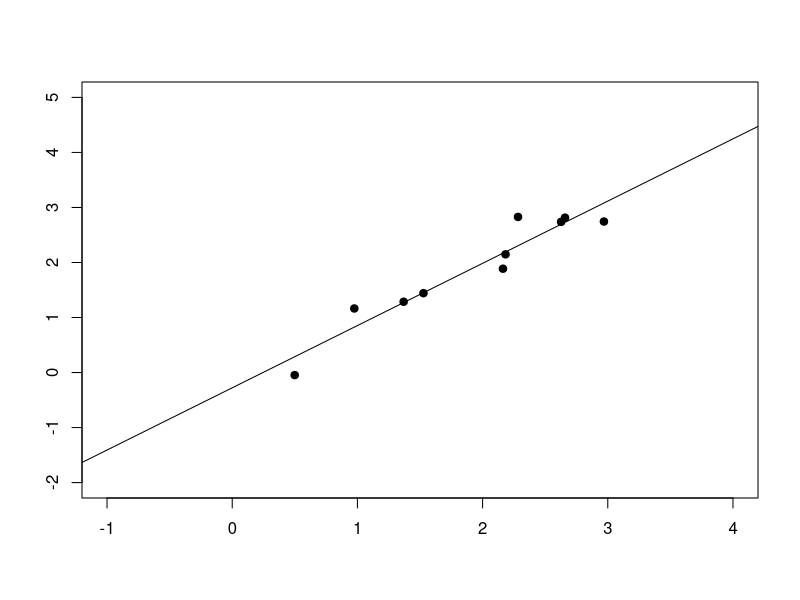
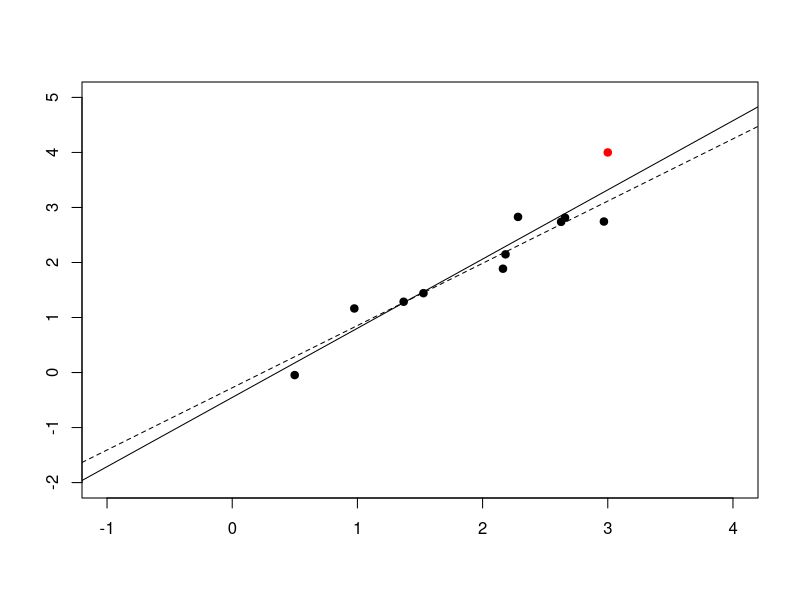
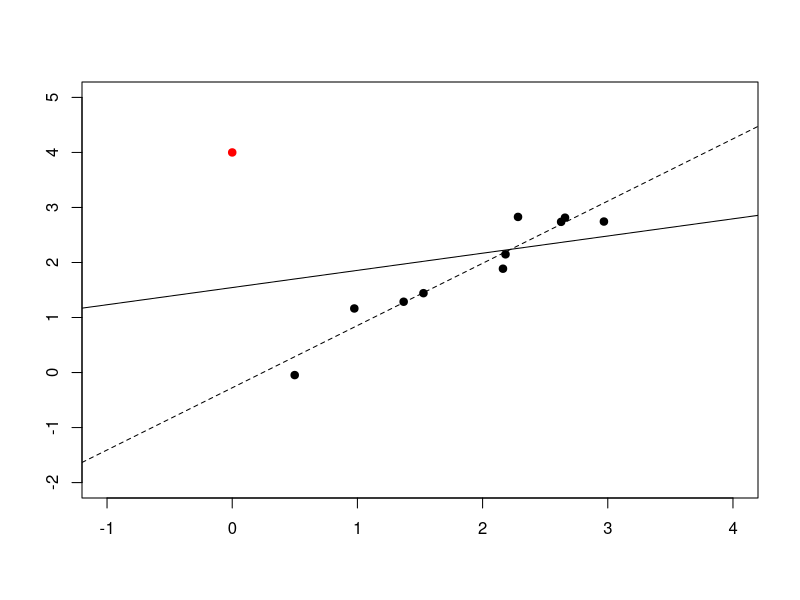
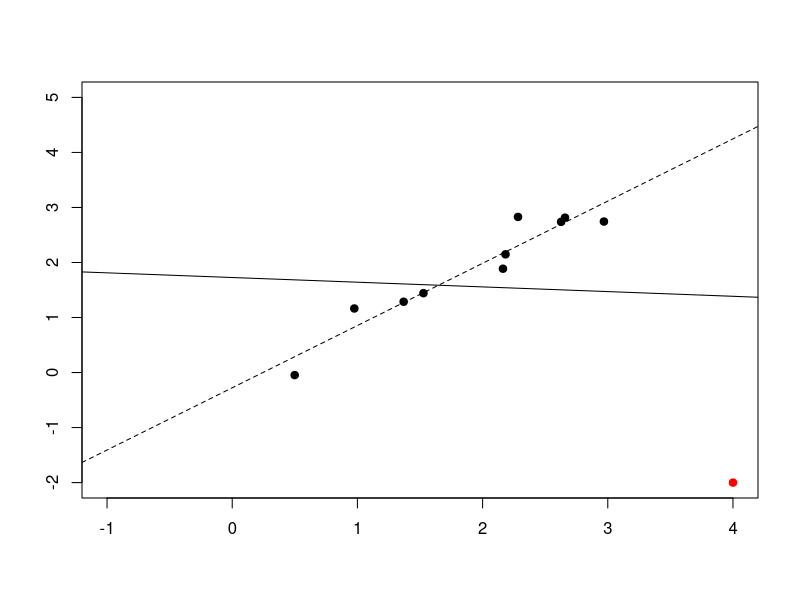
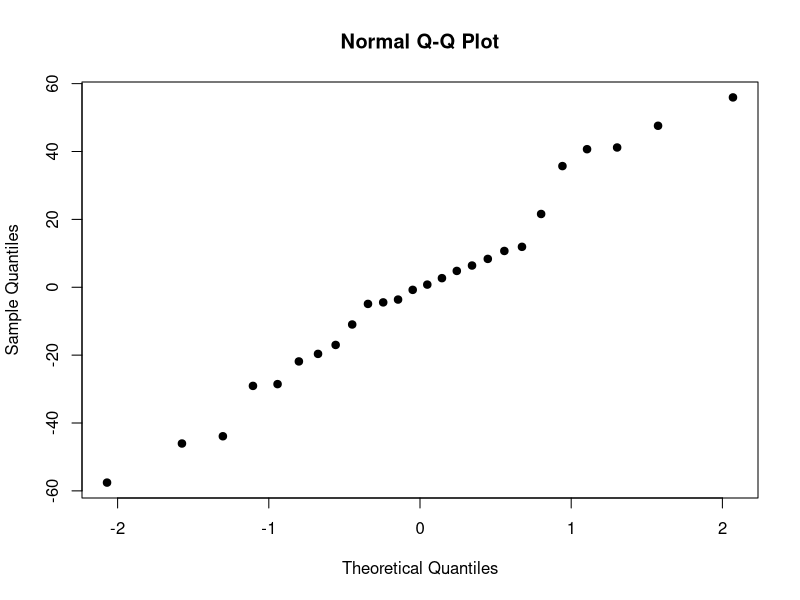
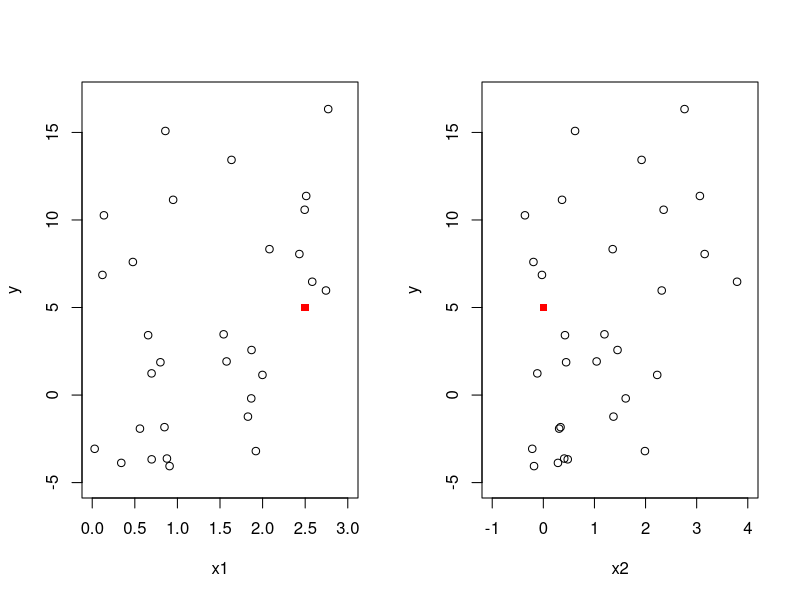
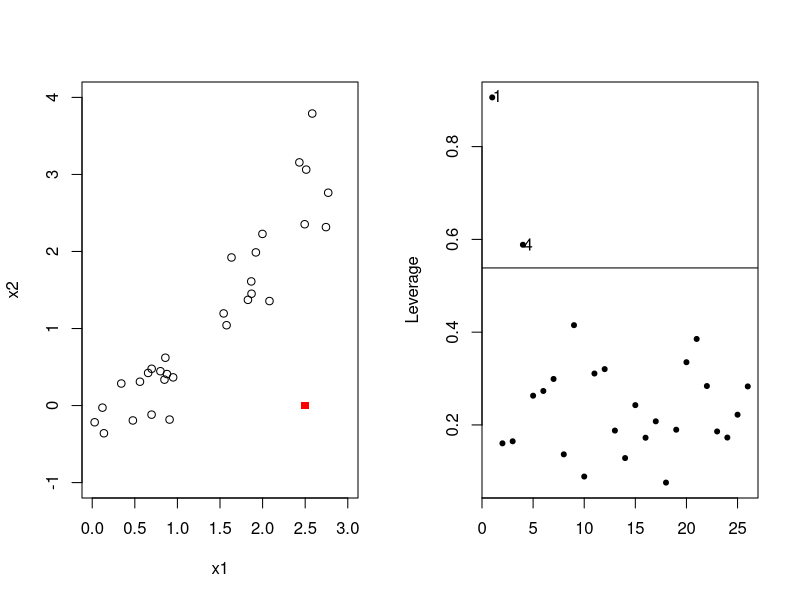
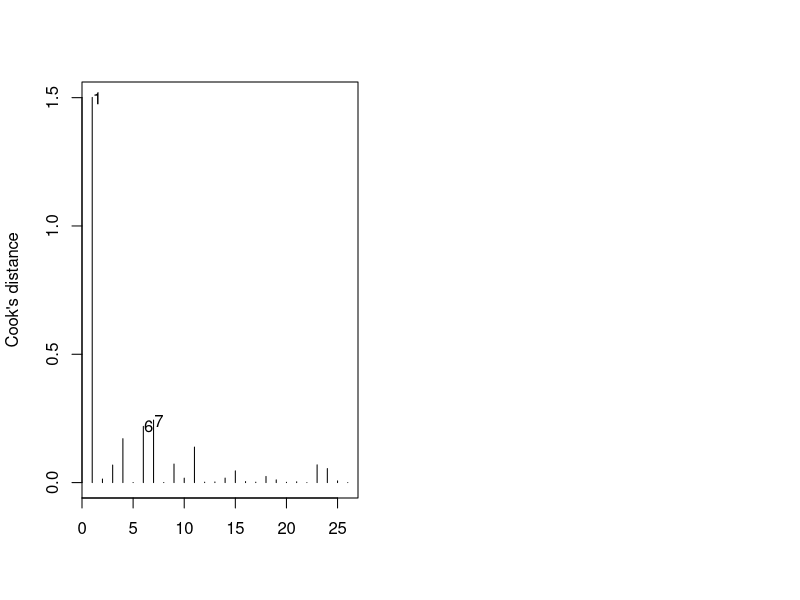

Source code (R) for these figures, in order:
## ---- chunk 1
CWD <- read.table("./datasets/01-linear-regression/christ.csv", header = T, sep = ",", dec = ".")
attach(CWD)

model <- lm(CWD.BASA ~ RIP.DENS)
model3 <- lm(I(log(CWD.BASA)) ~ RIP.DENS + I(RIP.DENS^2))
summary(model)
confint(model)

needles <- read.table("./datasets/01-linear-regression/needles.txt", header = T, sep = "\t", dec = ".")
attach(needles)
model_l5 <- lm(length ~ nitrogen * phosphor + potassium 
               + phosphor * residu)

library(car)

body.fat <- read.table("./datasets/01-linear-regression/bodyfatNKNW.txt", header = T, dec = ".")
attach(body.fat)

birnh <- read.table("./datasets/01-linear-regression/birnh.txt", header = T, sep = "\t", dec = ".")
attach(birnh)
## ---- chunk 2
#| out-width: 4in
#| out-height: 3.5in
#| fig-width: 6
#| fig-height: 4.5
#| fig-align: center

set.seed(12345)  
n <- 10
X <- sort(3*runif(n))
Y <- X + 0.3*rnorm(n)

plot_data_outliers <- function(outlier = NULL) {
  X_outliers <- c(X, outlier[1])
  Y_outliers <- c(Y, outlier[2])
  
  m_regular <- lm(Y ~ X)
  m_outliers <- lm(Y_outliers ~ X_outliers)
  
  plot(X, Y, xlim = c(-1, 4), ylim = c(-2, 5), pch = 19,
       xlab = "", ylab = "")
  if (!is.null(outlier)) {
    # Draw the outlier
    points(outlier[1], outlier[2], pch = 19, col = "red")
    # Draw the regression line without the outlier
    abline(m_regular, lty = "dashed")
  }
  abline(m_outliers)
}

plot_data_outliers()
## ---- chunk 3
#| out-width: 4in
#| out-height: 3.5in
#| fig-width: 6
#| fig-height: 4.5
#| fig-align: center

plot_data_outliers(c(3, 4))
## ---- chunk 4
#| out-width: 4in
#| out-height: 3.5in
#| fig-width: 6
#| fig-height: 4.5
#| fig-align: center

plot_data_outliers(c(0, 4))
## ---- chunk 5
#| out-width: 4in
#| out-height: 3.5in
#| fig-width: 6
#| fig-height: 4.5
#| fig-align: center

plot_data_outliers(c(4, -2))
## ---- chunk 6
#| out-width: 4in
#| out-height: 3.5in
#| fig-width: 6
#| fig-height: 4.5
#| fig-align: center

qqnorm(model_l5$resid, pch = 19)
## ---- chunk 7
#| out-width: 4in
#| out-height: 3.5in
#| fig-width: 6
#| fig-height: 4.5
#| fig-align: center

set.seed(1234)
n <- 30
x1 <- 3*runif(n)
x2 <- x1 + 0.5*rnorm(n)
y <- 2*x1 + x2 + 5*rnorm(n)

x1_outlier <- 2.5
x2_outlier <- 0
y_outlier <- 5

range <- function(...) {
  c(floor(min(...)), ceiling(max(...)))
}

x1_lim <- range(x1, x1_outlier)
x2_lim <- range(x2, x2_outlier)
y_lim <- range(y, y_outlier)

par(cex = 1.5, mfrow=c(1, 2))
plot(x1, y, xlim = x1_lim, ylim = y_lim)
points(x1_outlier, y_outlier, pch = 15, col = "red")
plot(x2, y, xlim = x2_lim, ylim = y_lim)
points(x2_outlier, y_outlier, pch = 15, col = "red")
## ---- chunk 8
#| out-width: 4in
#| out-height: 3.5in
#| fig-width: 6
#| fig-height: 4.5
#| fig-align: center

plot(x1, x2, xlim = x1_lim, ylim = x2_lim)
points(x1_outlier, x2_outlier, pch = 15, col = "red")
## ---- chunk 9
#| out-width: 4in
#| out-height: 3.5in
#| fig-width: 6
#| fig-height: 4.5
#| fig-align: center

p=7
n=26
lev5 <- hatvalues(model_l5)
cutoff <- 2*p/n
plot(lev5, pch = 20, xlab = "", ylab = "Leverage")
abline(h=cutoff)
text(1.5, 0.91, 1)
text(4.5, 0.59, 4)
## ---- chunk 10
#| out-width: 4in
#| out-height: 3.5in
#| fig-width: 6
#| fig-height: 4.5
#| fig-align: center

cd5 <- cooks.distance(model_l5)
plot(cd5, type = "h", ylab = "Cook's distance", xlab = "")
text(1.5, 1.5, 1)
text(6.5, 0.22, 6)
text(7.5, 0.24, 7)
## ---- chunk 11
par(mfrow=c(2,2))
plot(model_l5)
## ---- chunk 12
#| out-width: 4in
#| out-height: 3.5in
#| fig-width: 6
#| fig-height: 4.5
#| fig-align: center
dfb5 <- dfbetas(model_l5)[1,]
plot(dfb5, pch = 20, ylab = "DFBETA for observation 1", xlab = "Parameter number")
## ---- chunk 13
#| out-width: 4in
#| out-height: 3.5in
#| fig-width: 6
#| fig-height: 4.5
#| fig-align: center
inter5 <- phosphor * residu
par(mfrow=c(1,2))
hist(inter5, xlab = "phosphor * residual ash", main = "Histogram of phosphor * residu")
qqnorm(inter5)
## ---- chunk 14
nitrogen2 <- nitrogen[-1]
phosphor2 <- phosphor[-1]
potassium2 <- potassium[-1]
residu2 <- residu[-1]
length2 <- length[-1]
model_l6 <- lm(length2 ~ nitrogen2 *  phosphor2 + potassium2 
               + phosphor2 * residu2)
## ---- chunk 15
summary(model_l6)$coefficients
## ---- chunk 16
model_l7 <- lm(length ~ nitrogen *  phosphor + potassium 
               + residu)
## ---- chunk 17
summary(model_l7)$coefficients
## ---- chunk 18
model_l8 <- lm(length ~ nitrogen *  phosphor + potassium)
## ---- chunk 19
summary(model_l8)$coefficients
## ---- chunk 20
#| out-width: 4in
#| out-height: 3.5in
#| fig-width: 6
#| fig-height: 4.5
#| fig-align: center
p2=5
lev8 <- hatvalues(model_l8)
cutoff2 <- 2*p2/n
par(mfrow=c(1,2))
plot(lev5, pch = 20, xlab = "", ylab = "Leverage")
abline(h=cutoff)
text(3, 0.91, 1)
text(6, 0.59, 4)
plot(lev8, pch = 20, xlab = "", ylab = "Leverage", ylim = c(0.0,0.9))
abline(h=cutoff2)
text(6, 0.59, 4)
## ---- chunk 21
#| out-width: 4in
#| out-height: 3.5in
#| fig-width: 6
#| fig-height: 4.5
#| fig-align: center

cd8 <- cooks.distance(model_l8)
plot(cd8, type = "h", ylab = "Cook's distance", xlab = "")
text(4.5, 0.12, 4)
text(6.5, 0.17, 6)
text(7.5, 0.37, 7)
## ---- chunk 22
par(mfrow=c(2,2))
plot(model_l8)
